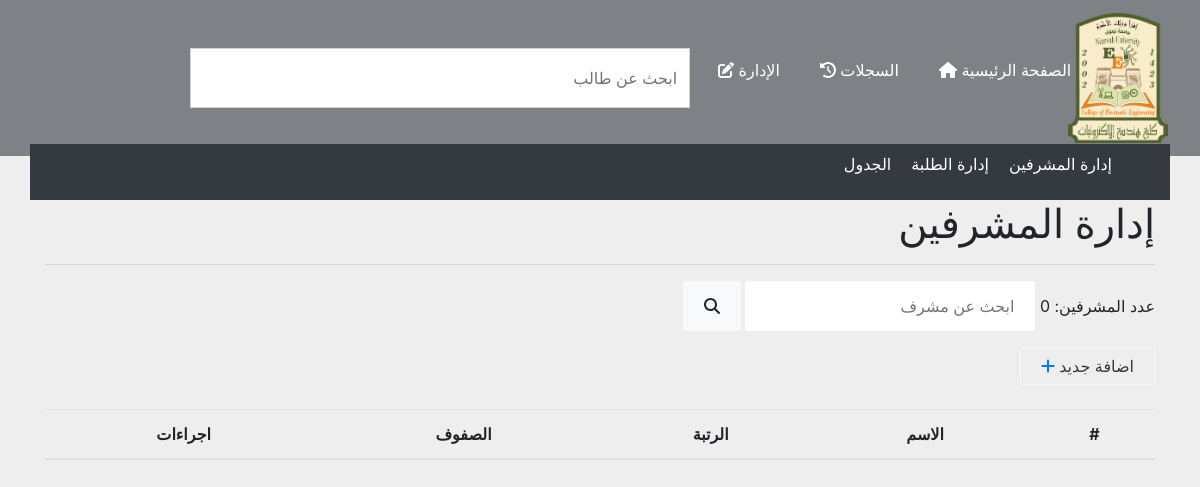
Page /manage.php?do=admins on the earlier database version.
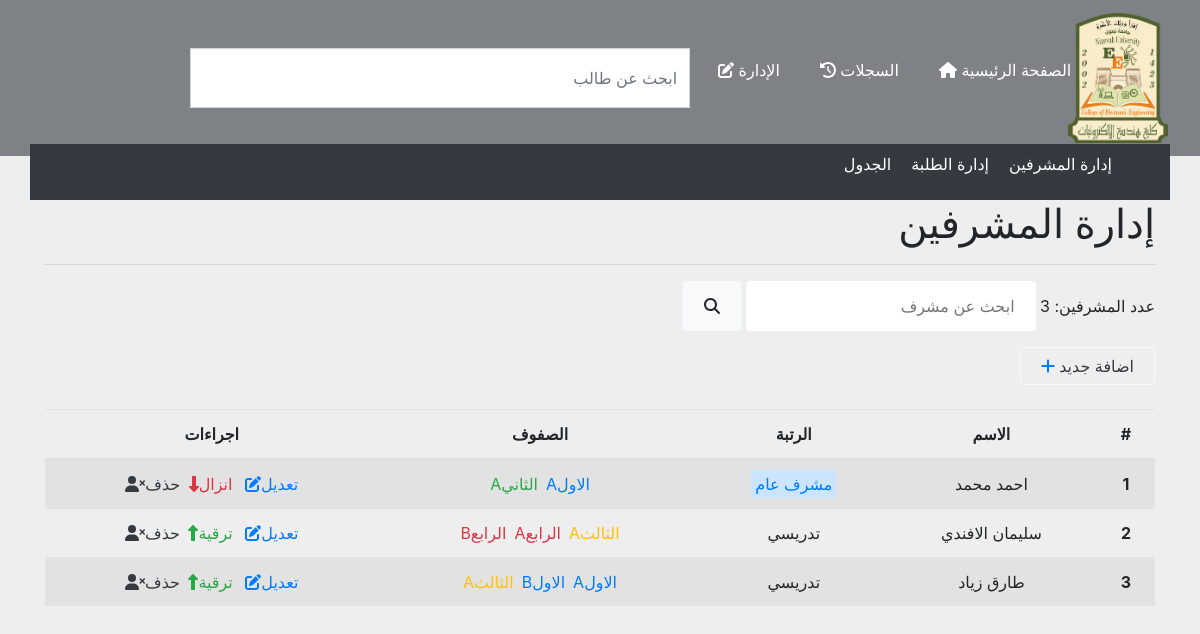
Same page on the later database version.
### tables this page shows
CREATE TABLE `users` (
  `id` int(11) NOT NULL,
  `name` text NOT NULL,
  `birth` varchar(14) NOT NULL,
  `stage` int(11) NOT NULL,
  `division` varchar(1) NOT NULL,
  `admin` int(1) NOT NULL DEFAULT 0,
  `insertDate` date NOT NULL DEFAULT current_timestamp(),
  `insertTime` time NOT NULL DEFAULT current_timestamp(),
  `exchangeHistory` text NOT NULL DEFAULT '0',
  `DateExchange` date NOT NULL DEFAULT current_timestamp(),
  `TimeExchange` time NOT NULL DEFAULT current_timestamp()
);

### includes/doAdmins.php (the view, shortened to what this page needs)
<h1>إدارة المشرفين</h1>
<hr>
<?php
$query = mysqli_query($con, "SELECT * FROM `users` WHERE (`admin`=1 OR `admin`=9) ORDER BY `users`.`name` ASC");
$adminNum = mysqli_num_rows($query);
?>
<div>
    <span> عدد المشرفين: <?php  echo $adminNum; ?> </span>
    <input class=" alert" placeholder="ابحث عن مشرف" type="search"  id="ASI" oninput="searcher( 'ASI', 'AT' )">
    <button class="alert btn-light" onclick="searcher( 'ASI', 'AT' )"><i class="fa fa-search"></i></button>
</div>
<div class="list1 mb-4">
    <div class=" btn btn-outline-light" onclick="hid4show('hidden1', 'addAdmin')">
        <span class="p-2 m-0 text-dark">
            <span>اضافة جديد</span>
            <i class=" text-primary fa fa-add"></i>
        </span>
    </div>
</div>
<table class="table table-striped" id="AT">
    <thead>
        <tr class="tr1 center">
            <th scope="col">#</th>
            <th scope="col">الاسم</th>
            <th scope="col">الرتبة</th>
            <th scope="col">الصفوف</th>
            <th scope="col">اجراءات</th>
        </tr>
    </thead>
    <tbody class="table-group-divider">
        <?php
        $query = mysqli_query($con, "SELECT * FROM `users` WHERE (`admin`=1 OR `admin`=9) ORDER BY `users`.`name` ASC");
        $ii = 0;
        while($row = mysqli_fetch_assoc($query)){
            $ii++;
        ?>
        <tr class="tr1">
            <th class="td1 center" scope="row"><?php echo $ii; ?></th>
            <td class="td1 center"><?php echo $row['name']; ?></td>
            <td class="td1 center"><?php
                if( $row['admin'] == 9){
                    echo '<span class="text-primary alert-primary p-1">' . "مشرف عام" . '</span>';
                }else{
                    echo "تدريسي";
                }
            ?></td>
            <td class="td1 center"><?php
                if( !empty($row['exchangeHistory']) ){
                    $classes = $row['exchangeHistory'];
                    $len = strlen($classes);
                    for( $i=0; $i<$len; $i++ ){
                        if( ( ($i+1) %3 ) == 0){
                            if( $classes[$i-2] == 1 ){echo "<a href='?do=stage&auv=". $classes[$i-2] . '&buv='. $classes[$i-1] . "' class='p-1 text-primary'>" . "الاول" . $classes[$i-1] . "</a>";}
                            if( $classes[$i-2] == 2 ){echo "<a href='?do=stage&auv=". $classes[$i-2] . '&buv='. $classes[$i-1] . "' class='p-1 text-success'>" . "الثاني" . $classes[$i-1] . "</a>";}
                            if( $classes[$i-2] == 3 ){echo "<a href='?do=stage&auv=". $classes[$i-2] . '&buv='. $classes[$i-1] . "' class='p-1 text-warning'>" . "الثالث" . $classes[$i-1] . "</a>";}
                            if( $classes[$i-2] == 4 ){echo "<a href='?do=stage&auv=". $classes[$i-2] . '&buv='. $classes[$i-1] . "' class='p-1 text-danger'>" . "الرابع" . $classes[$i-1] . "</a>";}
                        }
                    }
                }else{
                    echo "<span class=' text-danger'> لا يوجد </span>";
                }
            ?></td>
            <td class="td1 center">
                <a class="pl-1 text-primary" href="edit.php?id=<?php $ra = rand(999, 99999); echo $row['id'] * $ra * 58754.9754277456 / 42.9869456903?>&k=<?php echo $ra; ?>">تعديل<i class="fa fa-edit"></i></a>
                <?php if( $row['admin'] != 9 ){
                echo '<span class="pr-1 text-success hand" onclick="ajax()" >ترقية<i class="fa fa-up-long"></i></span>';
                } ?>
                <?php if( $row['admin'] != 1 ){
                echo '<span class="pr-1 text-danger hand" >انزال<i class="fa fa-down-long"></i></span>';
                } ?>
                <span class="pr-1 text-dark hand" >حذف<i class="fa fa-user-xmark"></i></span>
            </td>
        </tr>
        <?php } ?>
    </tbody>
</table>

Differences in the rows shown:
added users: name "احمد محمد", admin "مشرف عام", exchangeHistory "A"
added users: name "سليمان الافندي", admin "تدريسي", exchangeHistory "A", exchangeHistory "B"
added users: name "طارق زياد", admin "تدريسي", exchangeHistory "A", exchangeHistory "B"
